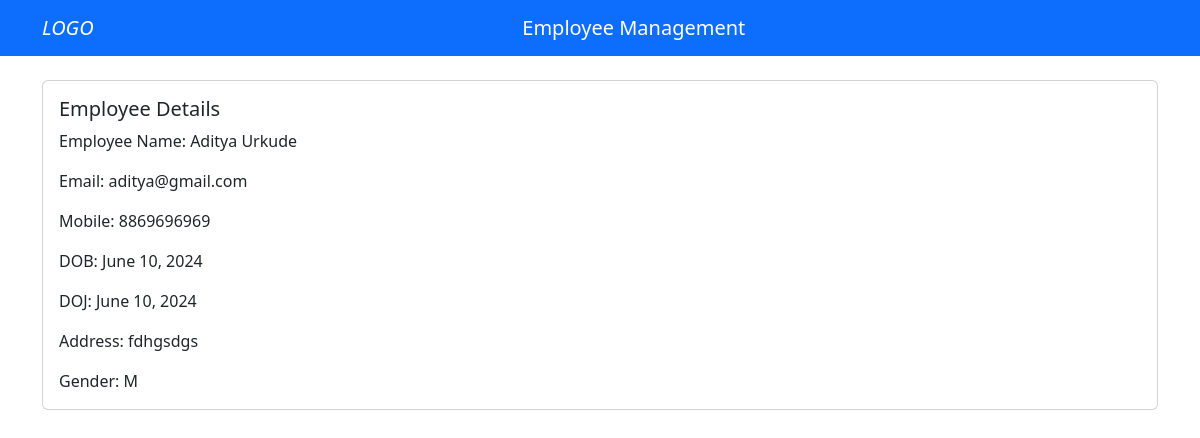
The page /view_employee/1 on the database as committed earlier.
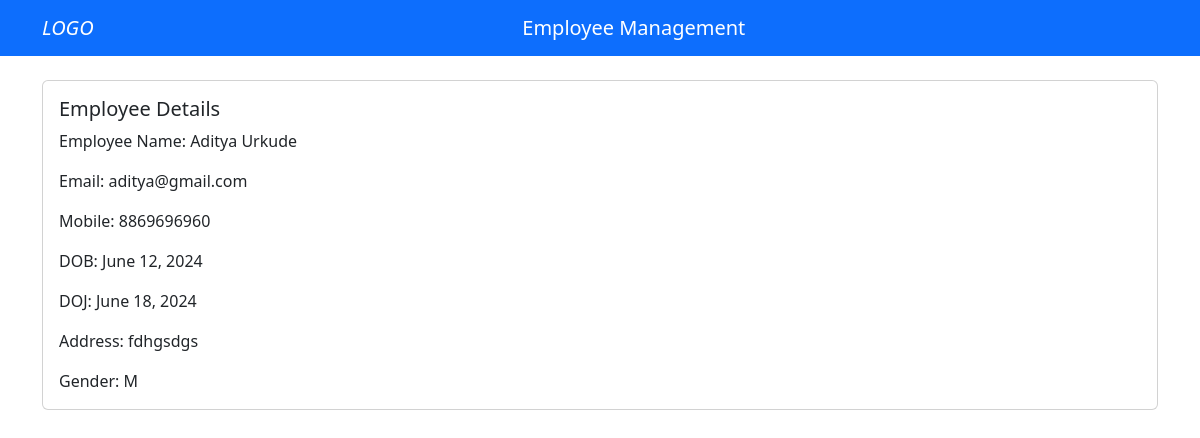
The same page on the database as committed later.
### Sites_app/models.py (models this page shows)
class Employee(models.Model):
    emp_name = models.CharField(max_length=50)
    address = models.CharField(max_length=200)
    mobile = models.CharField(max_length=10)
    email = models.EmailField(max_length=100)
    dob = models.DateField()
    doj = models.DateField()
    gender = models.CharField(max_length=2)
    dept_id = models.ForeignKey(Department, on_delete=models.CASCADE)
    class Meta:
        db_table = 'employee'

### Sites_app/views.py (the view)
# urls.py: path('view_employee/<int:pid>', view_employee, name='view_employee'),
def view_employee(request, pid):
    emp_obj = Employee.objects.get(id = pid)
    return render(request, 'view_employee.html',{'emp_obj':emp_obj})

### templates/view_employee.html (shortened to what this page needs)
<!DOCTYPE html>
<html lang="en">
<head>
    <link href="https://cdn.jsdelivr.net/npm/bootstrap@5.3.3/dist/css/bootstrap.min.css" rel="stylesheet"
>
</head>
<body>
    <header>
        <nav class="navbar navbar-expand-lg navbar-dark bg-primary">
            <div class="container">
                <i class="navbar-brand">
                    LOGO
                </i>
                <a class="navbar-brand mx-auto" style="display: block;">Employee Management</a>
            </div>
        </nav>
    </header>
    <div class="container mt-4">
        <div class="card">
            <div class="card-body">
                <h5 class="card-title">Employee Details</h5>
                <p class="card-text">Employee Name: {{ emp_obj.emp_name }}</p>
                <p class="card-text">Email: {{ emp_obj.email }}</p>
                <p class="card-text">Mobile: {{ emp_obj.mobile }}</p>
                <p class="card-text">DOB: {{ emp_obj.dob }}</p>
                <p class="card-text">DOJ: {{ emp_obj.doj }}</p>
                <p class="card-text">Address: {{ emp_obj.address }}</p>
                <p class="card-text">Gender: {{ emp_obj.gender }}</p>
            </div>
        </div>
    </div>
</body>
</html>

Rows that differ between the two databases and show on the page:
changed Employee "Aditya Urkude": mobile "8869696969" → "8869696960"; dob "June 10, 2024" → "June 12, 2024"; doj "June 10, 2024" → "June 18, 2024"
